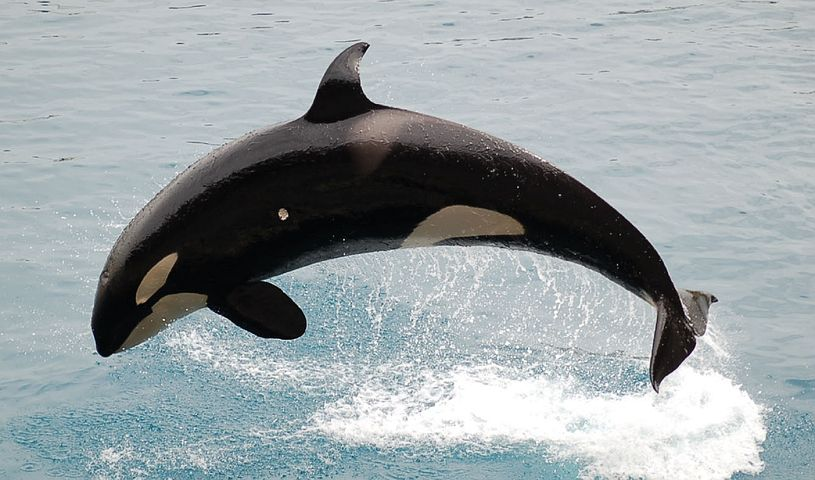
#> input picture images/whale.jpg, 815 x 480 px
$ jupyter execute 'Chương 2.ipynb'
#> lines starting #> are read from the running program, lines starting #| are printed output that depends on the picture
[cell 1]
import numpy as np
import matplotlib.pyplot as plt
from scipy import fftpack as fp
from PIL import Image
import os
import cv2

# Hàm tính SNR
def calculate_snr(image):
    mean_signal = np.mean(image)  # Tính giá trị trung bình
    noise = np.std(image)  # Tính độ lệch chuẩn (nhiễu)
    snr = mean_signal / noise  # Tính SNR
    return snr

# Bước 1: Đọc ảnh và chuyển sang grayscale
im = np.array(Image.open('images/whale.jpg').convert('L'))  # Đọc ảnh và chuyển thành grayscale (L)
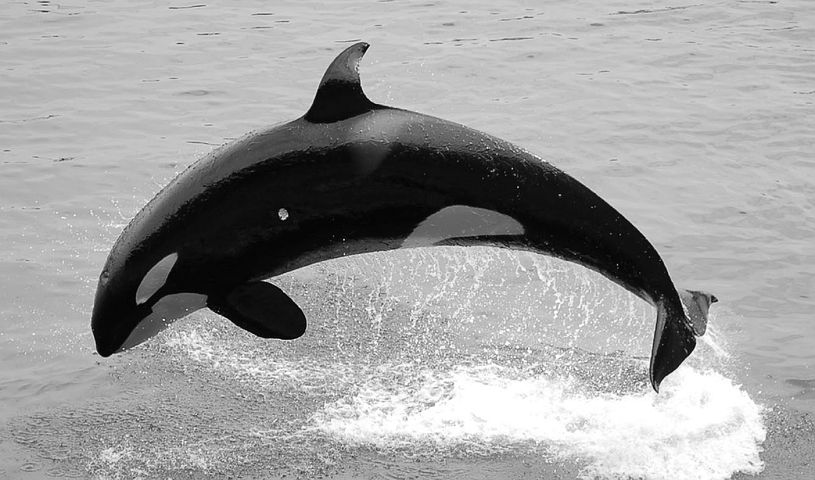
#> im: shape (480, 815); min 0, max 255, mean 159.1

# Tính SNR cho ảnh gốc
snr = calculate_snr(im)
#> in calculate_snr, `mean_signal = np.mean(image)`: mean_signal = 159.1
#> in calculate_snr, `noise = np.std(image)`: noise = 67.28
#> in calculate_snr, `snr = mean_signal / noise`: snr = 2.37
#> snr = 2.37

# Bước 2: Áp dụng Biến đổi Fourier (FFT)
freq = fp.fft2(im)  # Biến đổi Fourier 2D (FFT) của ảnh

# Bước 3: Áp dụng Biến đổi ngược Fourier (IFFT)
im1 = fp.ifft2(freq).real  # Biến đổi ngược Fourier (IDFT) và lấy phần thực (real)

# Tính SNR cho ảnh tái tạo lại
snr_reconstructed = calculate_snr(im1)  # SNR của ảnh tái tạo
#> snr_reconstructed = 2.37

# Đảm bảo ảnh gốc và ảnh tái tạo sau IFFT là gần giống nhau
assert(np.allclose(im, im1))  # Kiểm tra sự gần nhau giữa ảnh gốc và ảnh tái tạo

# Bước 4: Lưu ảnh đã tái tạo và hiển thị ảnh gốc và ảnh tái tạo
output_folder = 'output_images'
output_path_reconstructed = os.path.join(output_folder, 'chuong_2(3).png')

# Lưu ảnh đã tái tạo
cv2.imwrite(output_path_reconstructed, np.uint8(im1))

# Hiển thị ảnh gốc và ảnh tái tạo
plt.figure(figsize=(20, 10))

plt.subplot(121)
plt.imshow(im, cmap='gray')
plt.axis('off')
plt.title('Original Image', size=20)

plt.subplot(122)
plt.imshow(im1, cmap='gray')
plt.axis('off')
plt.title('Image obtained after reconstruction', size=20)

plt.show()
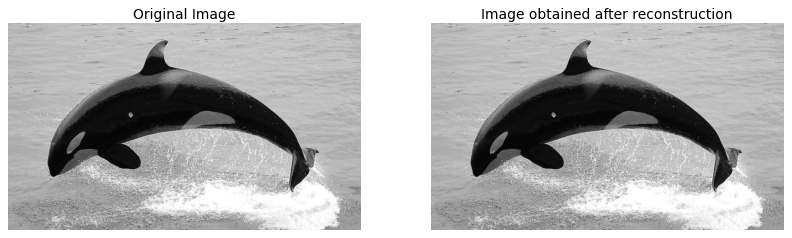
#> figure drawn by matplotlib, 2 panels

$ run again, with images/aero.jpg copied over images/whale.jpg
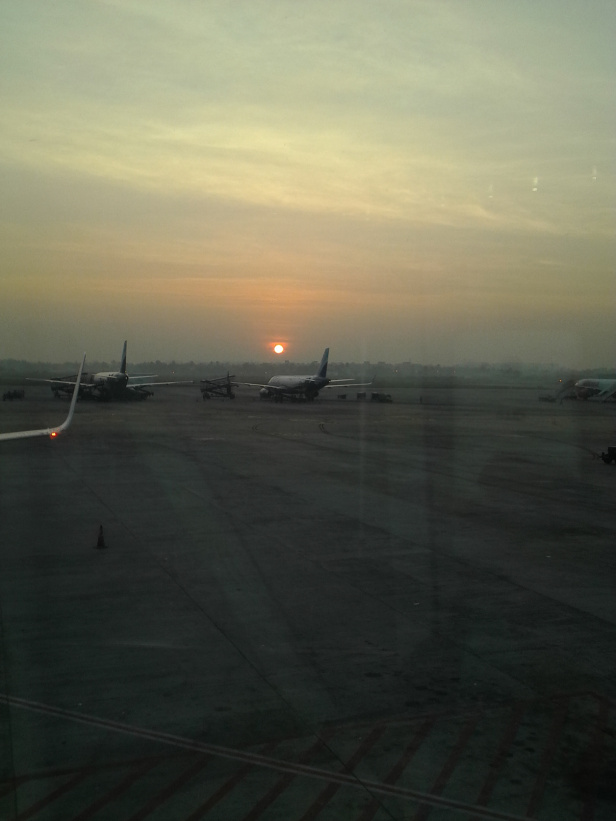
#> input picture images/aero.jpg, 616 x 821 px
#> `im = np.array(Image.open('images/whale.jpg').convert('L'))`:
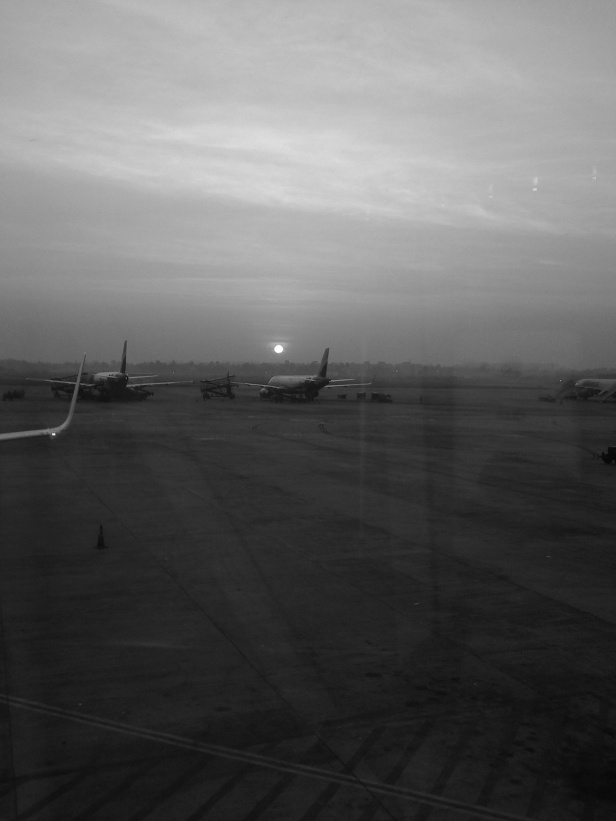
#> im: shape (821, 616); min 5, max 255, mean 95
#> mean_signal = 94.97
#> noise = 67.84
#> in calculate_snr, `snr = mean_signal / noise`: snr = 1.4
#> `plt.show()`:
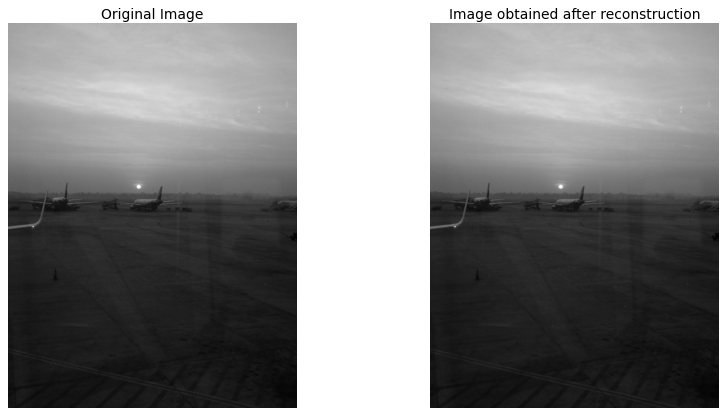
#> figure drawn by matplotlib, 2 panels

$ run again, with images/bisons.jpg copied over images/whale.jpg
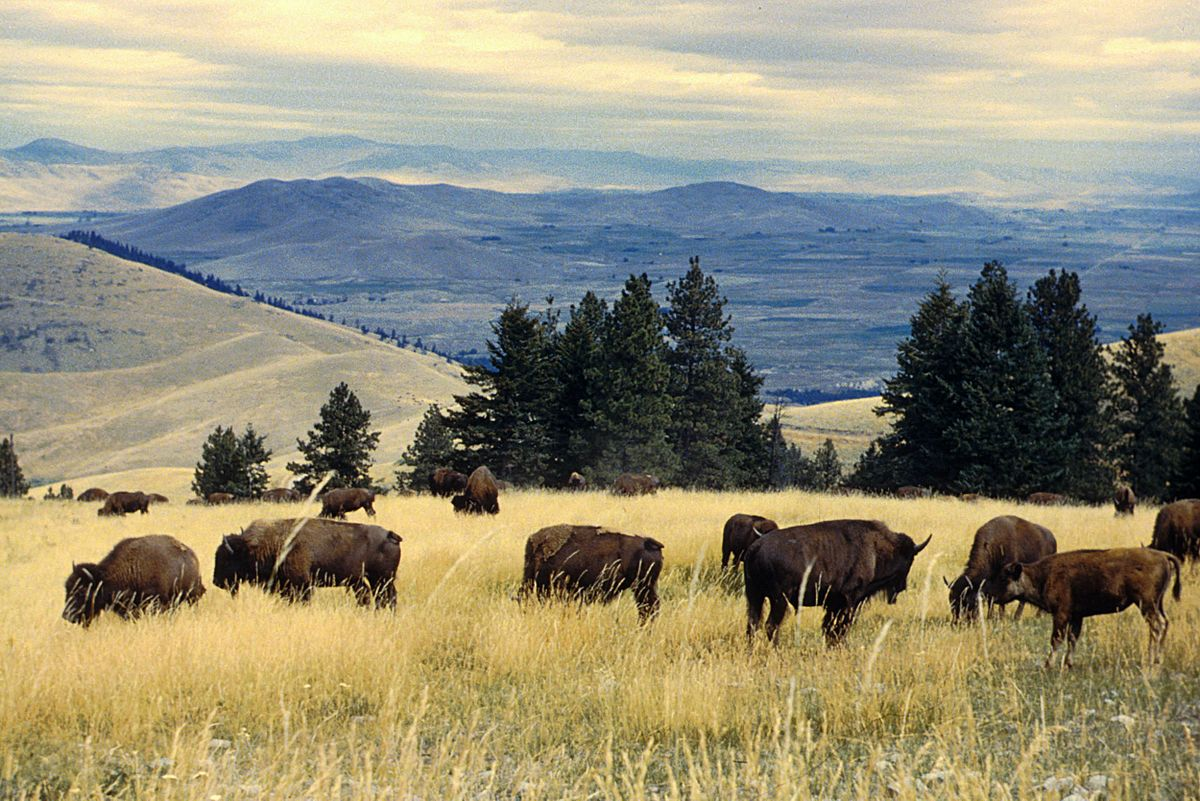
#> input picture images/bisons.jpg, 1200 x 801 px
#> `im = np.array(Image.open('images/whale.jpg').convert('L'))`:
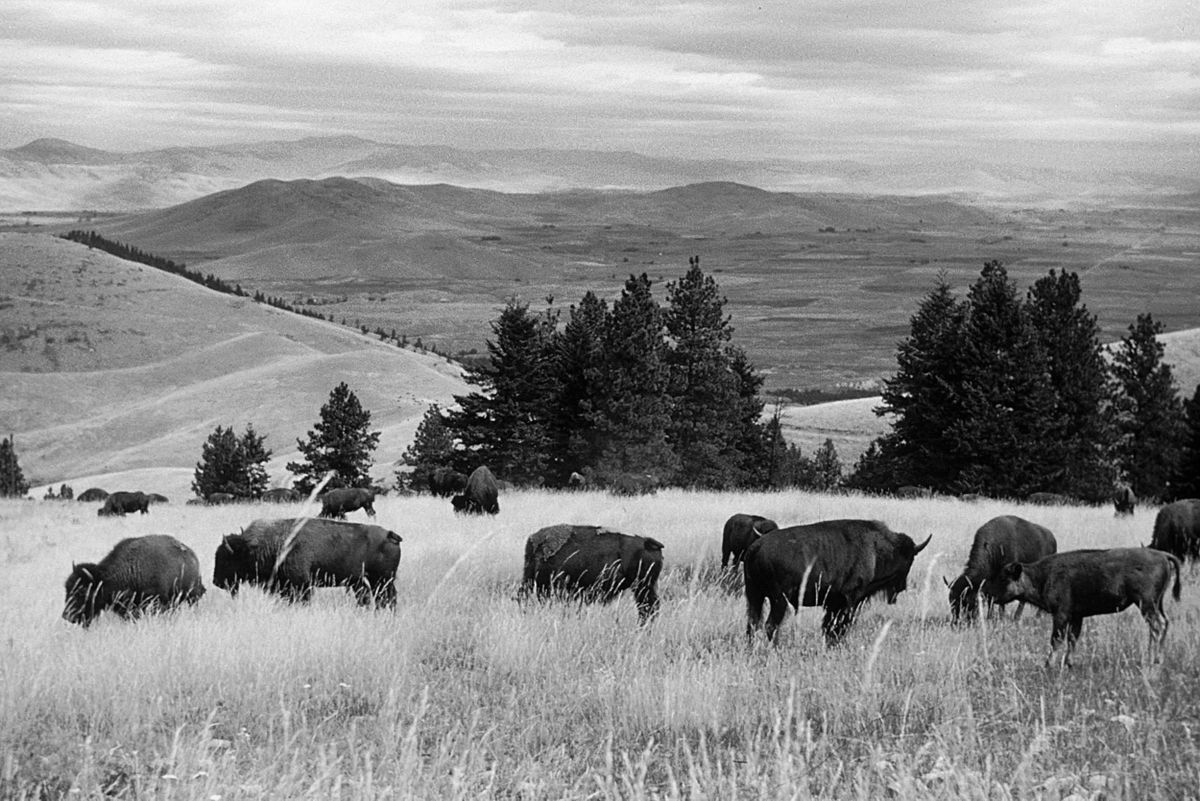
#> im: shape (801, 1200); min 0, max 250, mean 140.8
#> mean_signal = 140.8
#> noise = 63.45
#> in calculate_snr, `snr = mean_signal / noise`: snr = 2.22
#> `plt.show()`:
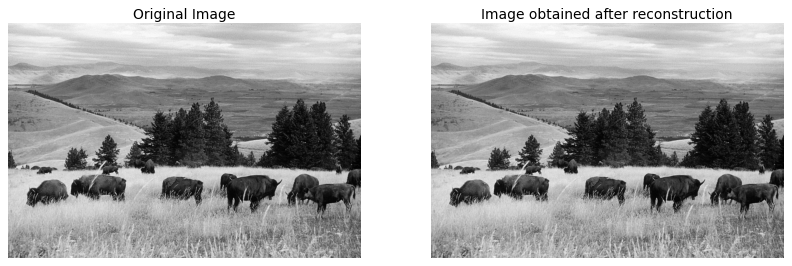
#> figure drawn by matplotlib, 2 panels
